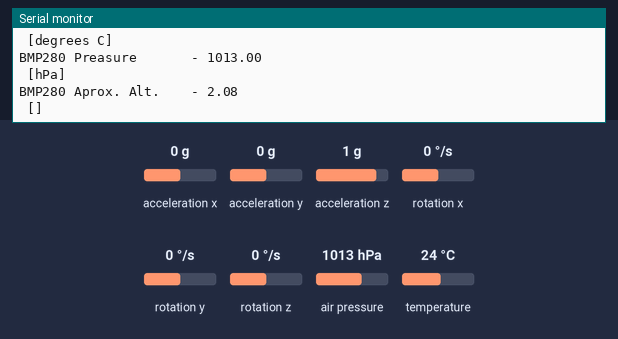
Recording of a sketch running on a simulated Arduino Uno, built with avr-gcc and run on an emulated ATmega328P. Parts: the last lines printed to the serial monitor. Wiring (inferred from the names in the program): MPU-6050 motion sensor at I2C address 0x68. The test bench sets the inputs (shaded band); at power-on: acceleration x 0 g, acceleration y 0 g, acceleration z 1 g, rotation x 0 °/s, rotation y 0 °/s, rotation z 0 °/s, air pressure 1013 hPa, temperature 24 °C.

Above: at 1.2 s.
1.3 s: acceleration x set to -1.4 g
6.5 s: acceleration y set to -1.4 g
At 10.71 s:
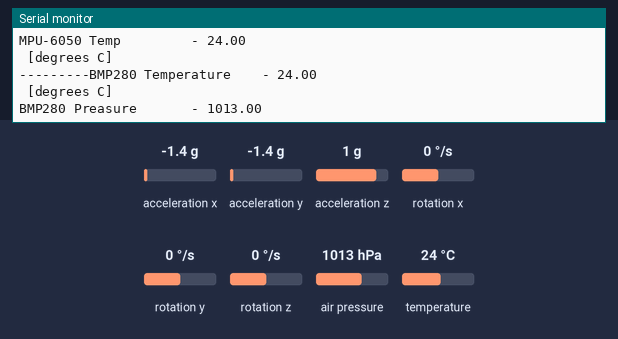
11.7 s: acceleration z set to -1.4 g
At 12.5 s:
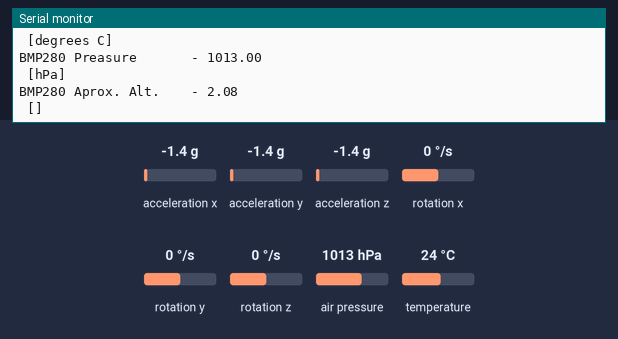

Measured:
- after the input at 6.5 s, the serial monitor: prints a new line after 3.9 s (image 1)

The sketch:

Preasure.ino
```cpp
#include<Wire.h>  // I2C Libary
#include <Adafruit_Sensor.h>
#include <Adafruit_BMP280.h>


//Constants
// MPU-6050
const int MPU_6050_Addr=0x68; // I2C Address of the MPU-6050
const byte PWR_MGMT_1 = 0x6B; // PWR_MGMT_1 register address of the MPU-6050
const byte ACCEL_Config = 0x1C; //ACCEL_Config Register address of the MPU-6050
const byte ACCEL_XOUT_H = 0x3B; //ACCEL_XOUT_H Register address of the MPU-6050
const byte GYRO_CONFIG = 0x1B;  // GYRO_CONFIG register address of MPU-6050

// Variables
// MPU-6050
float MPU_6050_Temp;
float MPU_6050_ACCX;
float MPU_6050_ACCY;
float MPU_6050_ACCZ;
float MPU_6050_GyroX;
float MPU_6050_GyroY;
float MPU_6050_GyroZ;

// BMP280
Adafruit_BMP280 bme;

void setup() {
  // put your setup code here, to run once:
  Wire.begin();
  Wire.beginTransmission(MPU_6050_Addr);
  Wire.write(PWR_MGMT_1);
  Wire.write(0); //set to Zero (wakes up the MPU-6050)
  Wire.beginTransmission(MPU_6050_Addr);
  Wire.write(ACCEL_Config);
  Wire.write(0x10);  //setting the full scale range to plus minus 8g
  Wire.endTransmission();
  Wire.write(GYRO_CONFIG);
  Wire.write(0x08);  //setting the full scale range to plus minus 8g
  Wire.endTransmission();

  bme.begin();
  Serial.begin(9600);
}

void loop() {
  // put your main code here, to run repeatedly:
  Wire.beginTransmission(MPU_6050_Addr);
  Wire.write(ACCEL_XOUT_H);  //ACCEL_XOUT_H register
  Wire.endTransmission();
  Wire.requestFrom(MPU_6050_Addr, 14);  // request 2 bytes from the MPU-6050
  MPU_6050_ACCX = Wire.read()  << 8 | Wire.read() ;
  MPU_6050_ACCY = Wire.read()  << 8 | Wire.read() ;
  MPU_6050_ACCZ = Wire.read()  << 8 | Wire.read() ;
  MPU_6050_Temp = Wire.read()  << 8 | Wire.read() ;
  MPU_6050_GyroX = Wire.read()  << 8 | Wire.read() ;
  MPU_6050_GyroY = Wire.read()  << 8 | Wire.read() ;
  MPU_6050_GyroZ = Wire.read()  << 8 | Wire.read() ;
  MPU_6050_ACCX = MPU_6050_ACCX/4096;
  MPU_6050_ACCY = MPU_6050_ACCY/4096;
  MPU_6050_ACCZ = MPU_6050_ACCZ/4096;
  MPU_6050_Temp = MPU_6050_Temp/ 340 + 36.53;
  MPU_6050_GyroX = MPU_6050_GyroX/65.5;
  MPU_6050_GyroY = MPU_6050_GyroY/65.5;
  MPU_6050_GyroZ = MPU_6050_GyroY/65.5;
  Serial.print("MPU-6050 Acc X- Axis  - "); Serial.println(MPU_6050_ACCX); Serial.println(" [g]");
  Serial.print("MPU-6050 Acc Y- Axis  - "); Serial.println(MPU_6050_ACCY); Serial.println(" [g]");
  Serial.print("MPU-6050 Acc Z- Axis  - "); Serial.println(MPU_6050_ACCZ); Serial.println(" [g]");
  Serial.print("MPU-6050 Gyro X- Axis - "); Serial.println(MPU_6050_GyroX); Serial.println(" [deg/s]");
  Serial.print("MPU-6050 Gyro Y- Axis - "); Serial.println(MPU_6050_GyroY); Serial.println(" [deg/s]");
  Serial.print("MPU-6050 Gyro Z- Axis - "); Serial.println(MPU_6050_GyroZ); Serial.println(" [deg/s]");
  Serial.print("MPU-6050 Temp         - "); Serial.println(MPU_6050_Temp); Serial.println(" [degrees C]");
  Serial.print("---------");
  Serial.print("BMP280 Temperature    - "); Serial.println(bme.readTemperature()); Serial.println(" [degrees C]");
  Serial.print("BMP280 Preasure       - "); Serial.println(bme.readPressure()/100); Serial.println(" [hPa]");
  Serial.print("BMP280 Aprox. Alt.    - "); Serial.println(bme.readAltitude(1013.25)); Serial.println(" []");
  delay(10000);
}
```
